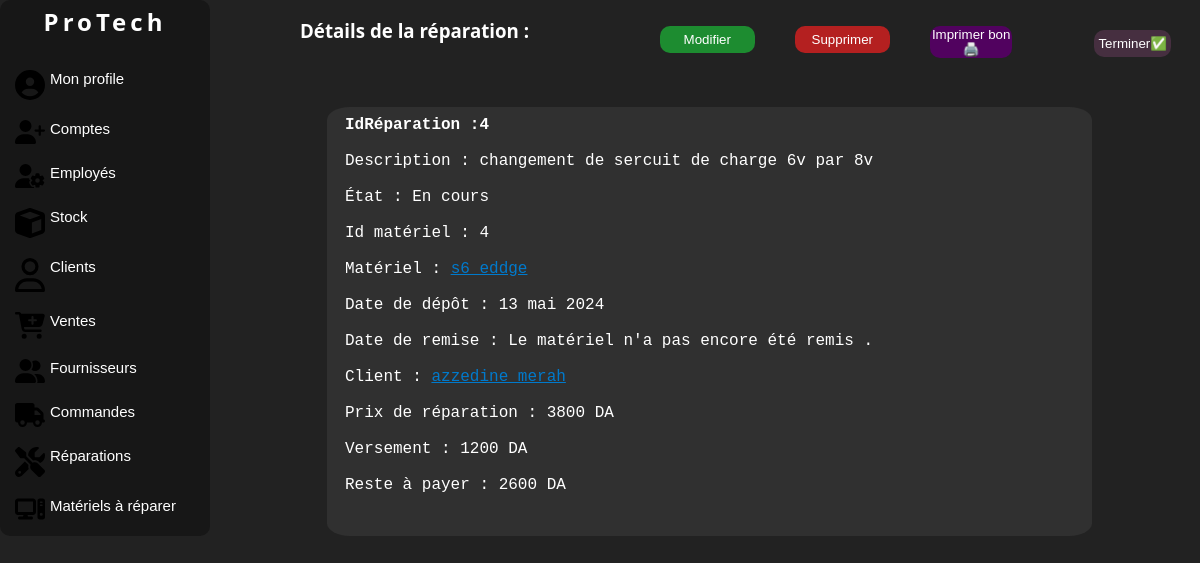
Page /reparation/4/ (signed in) on the earlier database version.
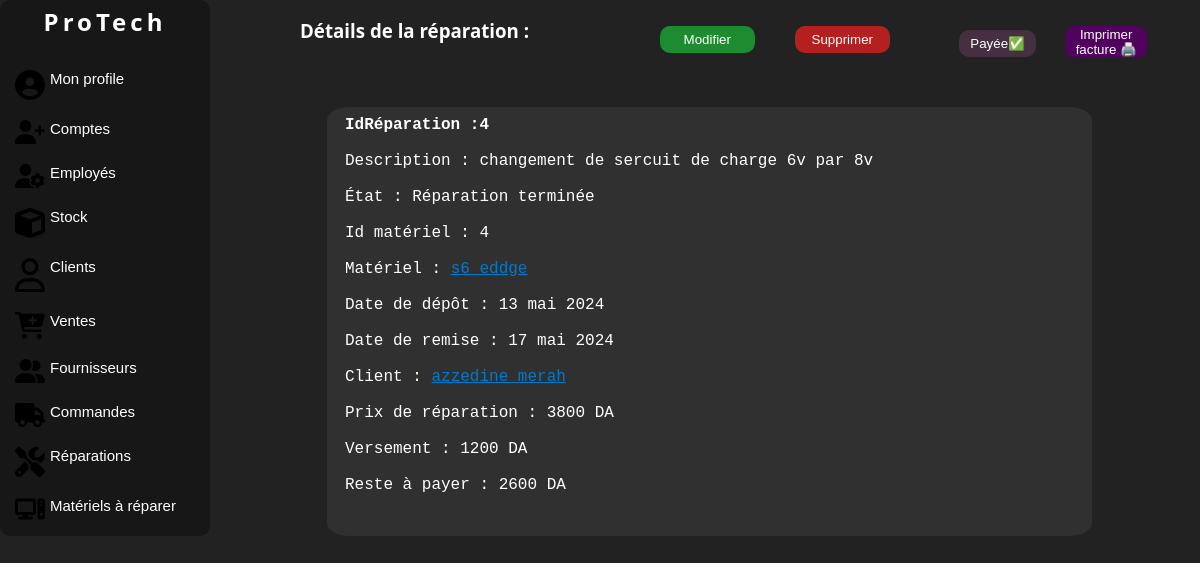
Same page on the later database version.
### manager/models.py (models this page shows, shortened)
class Repair(models.Model):
    STATE_CHOICES = [
        ('En cours', 'En cours'),
        ('Terminé', 'Terminé')
    ]
    title = models.CharField(max_length=100, default='Pas de description',db_column='Titre')
    description = models.TextField(db_column='Description')
    state = models.CharField(max_length=20, choices=STATE_CHOICES, default='En cours', db_column='État')
    hardware = models.OneToOneField('HardwareToRepair', db_column='Matériel',on_delete=models.CASCADE)
    deposit_date = models.DateField(auto_now_add=True, db_column='Date de dépôt')
    delivery_date = models.DateField(null=True, blank=True, db_column='Date de remise')
    client = models.ForeignKey(Client, on_delete=models.SET_NULL, null=True, blank=True, db_column='Client')
    prepayment = models.PositiveIntegerField(db_column='Acompte',default=0)
    repair_price = models.PositiveIntegerField(db_column='Prix de réparation',default=0)
    class Meta:
        db_table = 'Réparation'

class HardwareToRepair(models.Model):
    name = models.CharField(max_length=100, db_column='Nom')
    category = models.ForeignKey(Category, on_delete=models.SET_DEFAULT, default=1, db_column='Catégorie')
    description = models.TextField(db_column='Description')
    state = models.CharField(max_length=20, default='En réparation', db_column='État')
    def __str__(self):
        return f"{self.name}"
    class Meta:
        db_table = 'MatérielARéparer'

class Client(models.Model):
    first_name = models.CharField(max_length=100, db_column='Prénom')
    last_name = models.CharField(max_length=100, db_column='Nom')
    phone = PhoneNumberField(unique=True, region='DZ', db_column='Téléphone')
    email = models.EmailField(unique=True, db_column='Email')
    address = models.TextField(db_column='Adresse')
    def __str__(self):
        return f"{self.first_name} {self.last_name}"
    class Meta:
        db_table = 'Client'

### manager/views.py (the view)
# urls.py: path('reparation/<int:pk>/', views.RepairDetailView.as_view(), name='repair-detail'),
class RepairDetailView(LoginRequiredMixin,RoleRequiredMixin, DetailView):
    model = Repair
    template_name = 'detaillreparation.html'
    context_object_name = 'repair'
    required_roles = ['Admin', 'Réparateur']
    def get_context_data(self, **kwargs):
        context = super().get_context_data(**kwargs)
        left_to_pay = self.object.repair_price - self.object.prepayment
        context['left_to_pay'] = left_to_pay
        return context

### manager/views.py (called while the page is built)
    def dispatch(self, request, *args, **kwargs):
        if not request.user.is_authenticated:
            return self.handle_no_permission()
        if not self.required_roles:  # if no role is required, continue
            return super().dispatch(request, *args, **kwargs)
        if not request.user.employee.role in self.required_roles:
            messages.error(request, 'Vous n\'avez pas la permission de consulter cette page.')
            return redirect('dashboard')  # or wherever
        return super().dispatch(request, *args, **kwargs)

### manager/templates/detaillreparation.html (shortened to what the changed rows need)
{% load static %}
{% load auth_extras %}
<!DOCTYPE html>
<html lang="en">
<head>
    <link rel="stylesheet" href="{% static 'css/style.css' %}">
    <link rel="stylesheet" href="{% static 'css/accueil.css' %}">
</head>
<body>
<div class="corp">
    <div class="nav">
        <div class="logo">
            <a href="{% url 'home' %}" class="link"><h2>ProTech</h2></a>
        </div>
        <br>
    </div>
    <div class="liste">
        <div class="c111">
            {% if repair.state == 'Réparation terminée' %}
                <div> <form method="post" action="{% url 'finish-repair' repair.pk %}">
                    <input id="livrer" type="submit" value="Payée✅">
            </form>
            </div>
              <div>  <button id="imprimer" onclick="printInvoicePDF();">Imprimer facture 🖨️</button>
            </div>
            {% else %}
            <div>
                <button id="imprimer" onclick="printReceiptPDF();">Imprimer bon 🖨️</button>
            </div>
            <div>
            <form method="post" action="{% url 'finish-repair' repair.pk %}">
                    <input id="livrer" type="submit" value="Terminer✅">
            </form>
            </div>
            {% endif %}
        </div>
        <div class="c22" id="partieImprimer">
            <p><strong> IdRéparation :{{repair.id}}</strong></p> <br>
            <p>Description : {{repair.description}}</p><br>
            <p>État : {{repair.state}}</p><br>
            <p>Id matériel : {{repair.hardware.id}}</p><br>
            <p>Matériel : <a id="touts" href="{% url 'hardware-detail' repair.hardware.id %}"> {{repair.hardware}} </a></p><br>
            <p>Date de dépôt : {{repair.deposit_date}}</p><br>
            <p>Date de remise : {% if repair.delivery_date %} {{repair.delivery_date}} {% else %} Le matériel n'a pas encore été remis .{% endif %}</p><br>
            <p>Client :
                {% if repair.client %}
                <a id="touts" href="{% url 'client-detail' repair.client.id %}">{{repair.client}} </a>
                {% else %}
                Client inconnu
                {% endif %}
            </p><br>
            <p>Prix de réparation : {{repair.repair_price}} DA</p><br>
            <p>Versement : {{repair.prepayment }} DA</p><br>
            <p>Reste à payer : {{left_to_pay}} DA</p><br>
        </div>
    </div>
</div>
</body>
</html>

Differences in the rows shown:
changed Repair "changement de sercuit de charge 6v par 8v": État "En cours" → "Réparation terminée" (drawn); state "En cours" → "Réparation terminée"; delivery_date (not shown) → "17 mai 2024"
Other differences:
form field value: (not shown) → "Payée✅"
form field value: "Terminer✅" → (not shown)
text no longer shown: "Imprimer bon 🖨️ Le matériel n'a pas encore été remis ."
text now shown: "Imprimer facture 🖨️"
